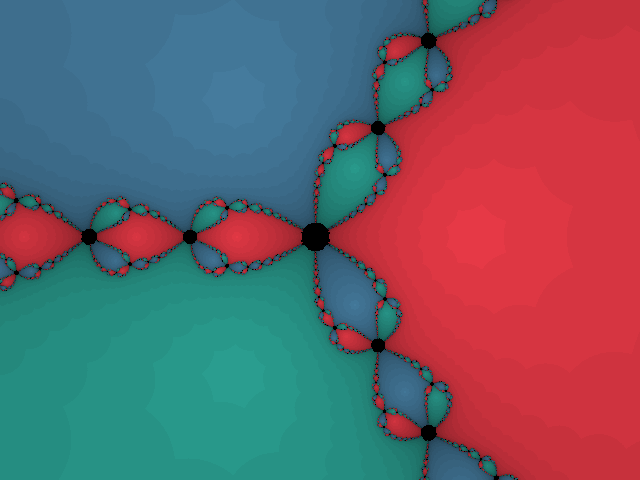

This chart was generated by the following Python code:
#!/usr/bin/env python3
# ============================================================================
# newton_fixed.py  -  Stage 2: the FIXED-POINT golden model.
#
# Why this file exists:
#   FPGAs have no cheap floating-point. The hardware must use plain integers,
#   scaled by a constant. This file is the EXACT integer algorithm the Verilog
#   will implement. We debug all the fixed-point pain here in Python (fast to
#   edit) so that Stage 3 Verilog is a near-mechanical translation.
#
# It does THREE jobs:
#   1. Produce a correct image using only integer math (proves Q12 is enough).
#   2. INSTRUMENT every intermediate value to measure the bit widths the
#      hardware registers actually need (so we don't guess and overflow).
#   3. Handle the f'(z) -> 0 singularity (the "black dots" near z=0).
#
# Fixed-point format: Q12  ->  a real value v is stored as the integer
#   V = round(v * SCALE),  where SCALE = 4096 = 2^12.
# Multiplying two Q12 numbers gives a Q24 number, so we shift right by 12
# (i.e. // SCALE) to get back to Q12.
# ============================================================================
import numpy as np
from PIL import Image

# ---- Parameters: keep IDENTICAL to newton_cpu.cpp for a fair comparison ----
WIDTH, HEIGHT = 640, 480
MAX_ITER = 30
SCALE = 4096                 # 2^12  -> Q12 fixed point
FRAC_BITS = 12

RE_MIN, RE_MAX = -2.0, 2.0
IM_MIN, IM_MAX = -1.5, 1.5

# Integer coordinate mapping (so the Verilog can reproduce it EXACTLY).
# Per-pixel step in Q12, and the top-left corner in Q12:
DRE = int(round((RE_MAX - RE_MIN) * SCALE / (WIDTH - 1)))   # Q12 step per x pixel
DIM = int(round((IM_MAX - IM_MIN) * SCALE / (HEIGHT - 1)))  # Q12 step per y pixel
ZR0 = int(round(RE_MIN * SCALE))                            # Q12 real at x=0
ZI0 = int(round(IM_MIN * SCALE))                            # Q12 imag at y=0

# Roots of z^3 = 1, in Q12
ROOTS_F = [(1.0, 0.0), (-0.5, 0.8660254), (-0.5, -0.8660254)]
ROOTS = [(int(round(r*SCALE)), int(round(i*SCALE))) for (r, i) in ROOTS_F]
COL = np.array([[230, 57, 70], [42, 157, 143], [69, 123, 157]], dtype=int)

# Convergence tolerance in Q12. We compare |z - root| component-wise.
# 1e-3 was the float tolerance; fixed point is coarser, so we loosen slightly.
TOL = int(round(0.03 * SCALE))      # 0.03 in Q12 ~= 122

# A guard for the singularity: if |f'|^2 (denom) is below this, z is too close
# to 0 where Newton is undefined -> stop and mark as non-converging.
DENOM_MIN = 1                        # in Q12; denom rounding to 0 means div-by-0

def tdiv(a, b):
    """Truncate toward zero, exactly like Verilog '/' and a hardware divider."""
    q = abs(a) // abs(b)
    return -q if (a < 0) != (b < 0) else q

def mul(a, b):
    """Multiply two Q12 numbers, result in Q12 (matches Verilog (a*b)/SCALE)."""
    return tdiv(a * b, SCALE)

# ---- Instrumentation: track the largest magnitude each variable reaches ----
maxabs = {}
def track(name, val):
    v = abs(val)
    if v > maxabs.get(name, 0):
        maxabs[name] = v
    return val

img = np.zeros((HEIGHT, WIDTH, 3), dtype=np.uint8)
total_iters = 0
black_pixels = 0

for py in range(HEIGHT):
    for px in range(WIDTH):
        # pixel -> complex coordinate in Q12, using ONLY integer math
        # (identical to what the Verilog will compute)
        zr = ZR0 + px * DRE
        zi = ZI0 + py * DIM

        which = -1
        it = 0
        for it in range(MAX_ITER):
            total_iters += 1
            # z^2  (Q12)
            zr2 = track('zr2', mul(zr, zr) - mul(zi, zi))
            zi2 = track('zi2', tdiv(2 * zr * zi, SCALE))
            # z^3 = z^2 * z  (Q12)
            zr3 = track('zr3', mul(zr2, zr) - mul(zi2, zi))
            zi3 = track('zi3', mul(zr2, zi) + mul(zi2, zr))
            # f = z^3 - 1   (1.0 == SCALE in Q12)
            fr = track('fr', zr3 - SCALE)
            fi = track('fi', zi3)
            # f' = 3 z^2
            fpr = track('fpr', 3 * zr2)
            fpi = track('fpi', 3 * zi2)
            # |f'|^2 (real, Q12) and f*conj(f') numerator (Q12)
            denom = track('denom', mul(fpr, fpr) + mul(fpi, fpi))
            if denom <= DENOM_MIN:
                break                      # singularity guard
            numr = track('numr', mul(fr, fpr) + mul(fi, fpi))
            numi = track('numi', mul(fi, fpr) - mul(fr, fpi))
            # divide:  ratio in Q12 = (num * SCALE) / denom
            dr = track('dr', tdiv(numr * SCALE, denom))
            di = track('di', tdiv(numi * SCALE, denom))
            # raw product width (this is the widest signal in hardware!)
            track('mul_product', numr * SCALE)
            track('z_times_z', zr * zr)
            # Newton update
            zr = track('zr', zr - dr)
            zi = track('zi', zi - di)
            # converged?
            for k, (rr, ri) in enumerate(ROOTS):
                if abs(zr - rr) < TOL and abs(zi - ri) < TOL:
                    which = k
                    break
            if which >= 0:
                break

        if which < 0:
            img[py, px] = (0, 0, 0)
            black_pixels += 1
        else:
            # Integer shading the hardware can do: shade in [64..256] (8.8-ish).
            # shade256 = max(64, 256 - it*256/MAX_ITER); color = COL*shade256 >> 8
            shade256 = 256 - (it * 256) // MAX_ITER
            if shade256 < 64:
                shade256 = 64
            r = (int(COL[which][0]) * shade256) >> 8
            g = (int(COL[which][1]) * shade256) >> 8
            b = (int(COL[which][2]) * shade256) >> 8
            img[py, px] = (r, g, b)

Image.fromarray(img).save("newton_fixed.png")

# ---- Report measured bit widths --------------------------------------------
def bits_signed(v):
    """Minimum signed bit width to hold values in [-v, v]."""
    if v == 0:
        return 1
    return int(np.ceil(np.log2(v + 1))) + 1   # +1 for sign

print("============ Stage 2: fixed-point (Q12, SCALE=4096) ============")
print(f"Image: {WIDTH}x{HEIGHT}, MAX_ITER={MAX_ITER}, TOL(Q12)={TOL}")
print(f"Non-converging (black) pixels: {black_pixels}")
print(f"Total Newton iterations: {total_iters}")
print()
print("Measured max |value| and required SIGNED bit width per signal:")
print(f"{'signal':<14}{'max_abs':>14}{'bits_needed':>14}")
order = ['zr', 'zi', 'zr2', 'zi2', 'zr3', 'zi3', 'fr', 'fi',
         'fpr', 'fpi', 'denom', 'numr', 'numi', 'dr', 'di',
         'z_times_z', 'mul_product']
for name in order:
    if name in maxabs:
        v = maxabs[name]
        print(f"{name:<14}{v:>14d}{bits_signed(v):>14d}")
print()
print("Design takeaways:")
print(" - 'z' values fit comfortably: pick a signed width with margin.")
print(" - 'mul_product' is the widest signal (raw a*b before >>12);")
print("   the hardware multiplier output must be this wide or you overflow.")
print(" - 'denom' can round to 0 near z=0 -> singularity guard prevents")
print("   a divide-by-zero; those pixels are the black dots.")
